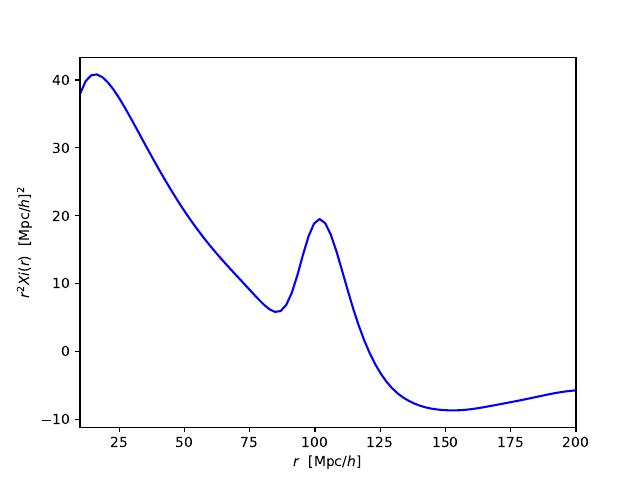

Here is the Python script that generated this plot:
import numpy as np
from scipy import integrate, interpolate
import matplotlib.pyplot as plt
from classy import Class

cosmo = Class()
cosmo.set({ 'output':'tCl ,pCl ,lCl , mPk','lensing':'yes','P_k_max_1/Mpc':3.0})
cosmo.set({'omega_b':0.022032 , 'omega_cdm':0.12038 , 'h':0.67556 , 'A_s':2.215e-9 , 'n_s':0.9619 , 'tau_reio':0.0925})
cosmo.compute()

kk = np.logspace(-4, np.log10(3), 100000)
Pk = []
for k in kk:
    Pk.append(cosmo.pk(k*cosmo.h(),0.)*cosmo.h()**3)
    
ff = interpolate.interp1d(kk, Pk)
def f(k):
    return ff(k)

rr = np.linspace(10,200,90)
Xi = []
for r in rr:
    def g(k):
        return (k**2*np.sin(k*r)/(k*r)*f(k))
    Xi.append(integrate.quad(g, 10**(-4), 3.)[0]/(2.*np.pi**2))

plt.xscale('log'); plt.yscale('log'); plt.xlim(kk[0],kk[-1])
plt.xlabel(r'$k \,\,\,\, [h/\mathrm{Mpc}]$')
plt.ylabel(r'$P(k) \,\,\,\, [\mathrm{Mpc}/h]^3$')
plt.plot(kk,Pk,'b-')
plt.show()

plt.xlim(rr[0],rr[-1])
plt.xlabel(r'$r \,\,\,\, [\mathrm{Mpc}/h]$')
plt.ylabel(r'$r^2Xi(r) \,\,\,\, [\mathrm{Mpc}/h]^2$')
plt.plot(rr,rr**2*Xi,'b-')
plt.savefig('xi.pdf')
plt.show()
exit()
